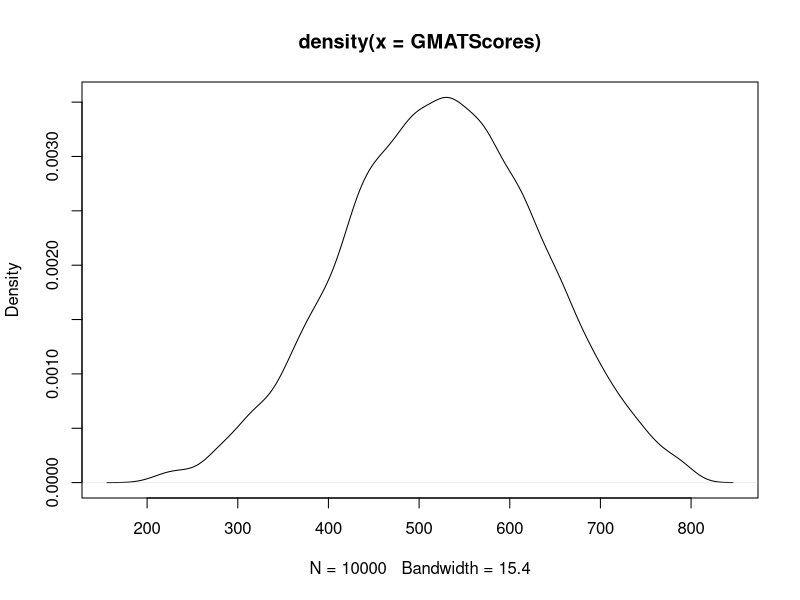
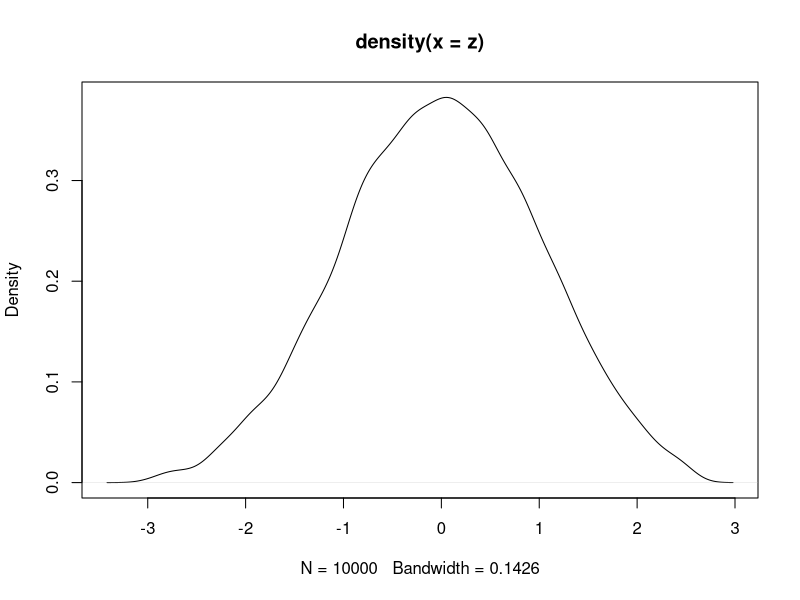
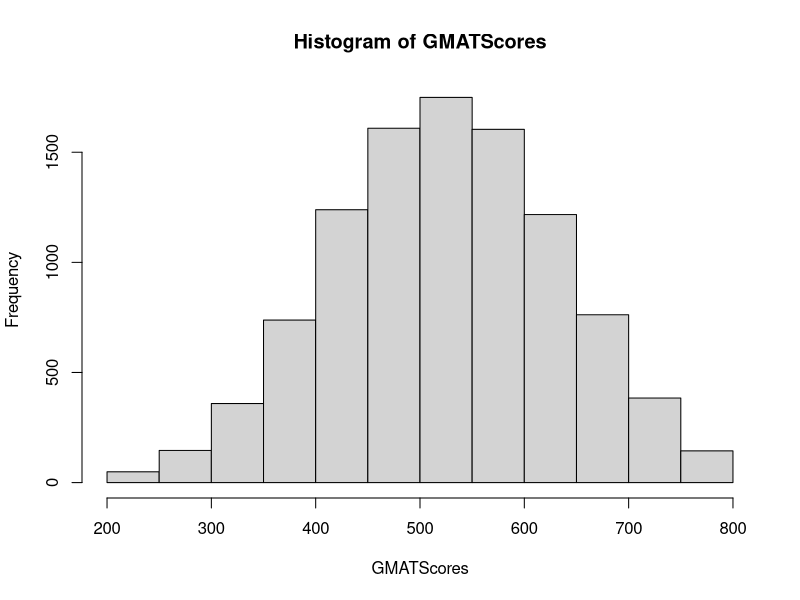
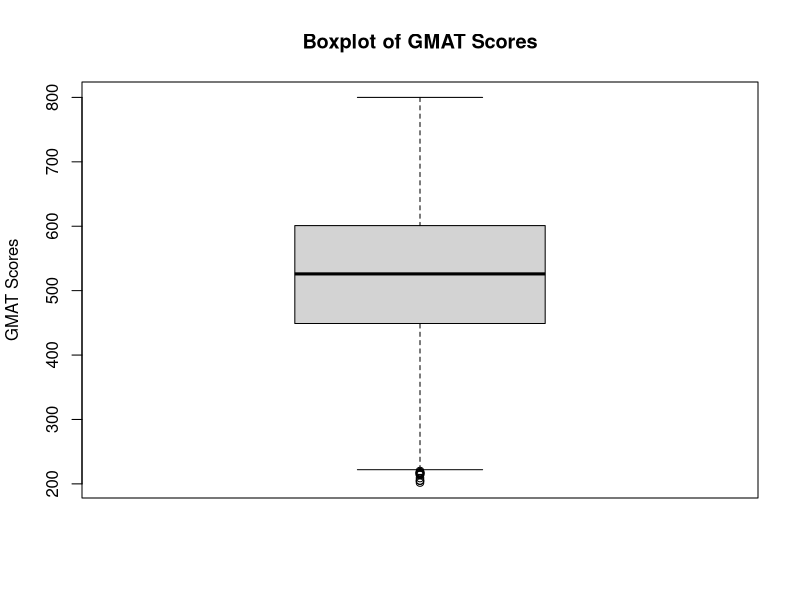

Recreate these plots in R, in order.
install.packages("truncnorm") 
library(truncnorm) 
set.seed(25) 
GMATScores <- round(rtruncnorm(10000, a = 200, b =800 , mean = 527, sd = 112)) 
head(GMATScores) 
summary(GMATScores) 
round(sd(GMATScores))
plot(density(GMATScores))
m<-mean(GMATScores)
s<-sd(GMATScores)
##z=x-mean/std. dev.
z<-(GMATScores -m)/s
head(z)
plot(density(z))
hist(GMATScores)
boxplot(GMATScores, main="Boxplot of GMAT Scores", ylab="GMAT Scores") 
boxplot.stats(GMATScores)$out
result <- t.test(GMATScores, conf.level = 0.95)
confidence_interval <- result$conf.int 
cat("The 95% CI for the population mean is","(", paste(round(confidence_interval), sep = ""),")",".","\n")
